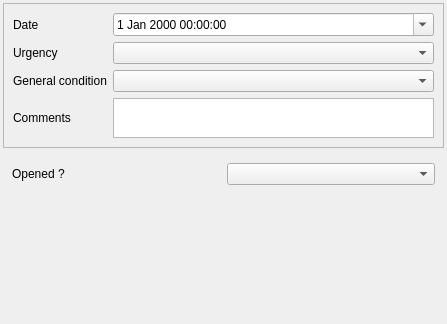
<?xml version="1.0" encoding="UTF-8"?>
<ui version="4.0">
 <class>Form_base3_ud</class>
 <widget class="QWidget" name="Form_base3_ud">
  <property name="geometry">
   <rect>
    <x>0</x>
    <y>0</y>
    <width>447</width>
    <height>324</height>
   </rect>
  </property>
  <property name="windowTitle">
   <string>Form</string>
  </property>
  <layout class="QVBoxLayout" name="verticalLayout">
   <property name="leftMargin">
    <number>3</number>
   </property>
   <property name="topMargin">
    <number>3</number>
   </property>
   <property name="rightMargin">
    <number>3</number>
   </property>
   <property name="bottomMargin">
    <number>3</number>
   </property>
   <item>
    <widget class="QFrame" name="frametoolwidg">
     <property name="frameShape">
      <enum>QFrame::StyledPanel</enum>
     </property>
     <property name="frameShadow">
      <enum>QFrame::Raised</enum>
     </property>
     <layout class="QGridLayout" name="gridLayout_3">
      <item row="0" column="0">
       <widget class="QLabel" name="label">
        <property name="text">
         <string>Date</string>
        </property>
        <property name="wordWrap">
         <bool>true</bool>
        </property>
       </widget>
      </item>
      <item row="1" column="0">
       <widget class="QLabel" name="label_5">
        <property name="text">
         <string>Urgency</string>
        </property>
        <property name="wordWrap">
         <bool>true</bool>
        </property>
       </widget>
      </item>
      <item row="0" column="1">
       <widget class="QDateTimeEdit" name="datetimeobservation">
        <property name="calendarPopup">
         <bool>true</bool>
        </property>
       </widget>
      </item>
      <item row="2" column="1">
       <widget class="QComboBox" name="conditionglobal"/>
      </item>
      <item row="2" column="0">
       <widget class="QLabel" name="label_21">
        <property name="text">
         <string>General condition</string>
        </property>
        <property name="wordWrap">
         <bool>true</bool>
        </property>
       </widget>
      </item>
      <item row="1" column="1">
       <widget class="QComboBox" name="gravity"/>
      </item>
      <item row="3" column="0">
       <widget class="QLabel" name="label_7">
        <property name="text">
         <string>Comments</string>
        </property>
        <property name="wordWrap">
         <bool>true</bool>
        </property>
       </widget>
      </item>
      <item row="3" column="1">
       <widget class="QTextEdit" name="comment">
        <property name="sizePolicy">
         <sizepolicy hsizetype="Expanding" vsizetype="Expanding">
          <horstretch>0</horstretch>
          <verstretch>0</verstretch>
         </sizepolicy>
        </property>
        <property name="maximumSize">
         <size>
          <width>16777215</width>
          <height>40</height>
         </size>
        </property>
       </widget>
      </item>
     </layout>
    </widget>
   </item>
   <item>
    <widget class="QStackedWidget" name="stackedWidget">
     <property name="currentIndex">
      <number>2</number>
     </property>
     <widget class="QWidget" name="page">
      <layout class="QGridLayout" name="gridLayout" columnstretch="1,5,1">
       <item row="5" column="1" colspan="2">
        <widget class="QTextEdit" name="textEdit_evolution">
         <property name="sizePolicy">
          <sizepolicy hsizetype="Expanding" vsizetype="Expanding">
           <horstretch>0</horstretch>
           <verstretch>0</verstretch>
          </sizepolicy>
         </property>
         <property name="maximumSize">
          <size>
           <width>16777215</width>
           <height>40</height>
          </size>
         </property>
        </widget>
       </item>
       <item row="1" column="1">
        <widget class="QSpinBox" name="spinBox_nombre">
         <property name="minimum">
          <number>-1</number>
         </property>
        </widget>
       </item>
       <item row="5" column="0">
        <widget class="QLabel" name="label_6">
         <property name="text">
          <string>Progression</string>
         </property>
         <property name="wordWrap">
          <bool>true</bool>
         </property>
        </widget>
       </item>
       <item row="1" column="0">
        <widget class="QLabel" name="label_2">
         <property name="text">
          <string>Number</string>
         </property>
         <property name="wordWrap">
          <bool>true</bool>
         </property>
        </widget>
       </item>
       <item row="1" column="2">
        <widget class="QToolButton" name="toolButton_calc_nb">
         <property name="text">
          <string/>
         </property>
         <property name="icon">
          <iconset>
           <normaloff>:/plugins/Lamia/icons/numpad.png</normaloff>:/plugins/Lamia/icons/numpad.png</iconset>
         </property>
        </widget>
       </item>
       <item row="6" column="1">
        <spacer name="verticalSpacer_2">
         <property name="orientation">
          <enum>Qt::Vertical</enum>
         </property>
         <property name="sizeHint" stdset="0">
          <size>
           <width>20</width>
           <height>40</height>
          </size>
         </property>
        </spacer>
       </item>
      </layout>
     </widget>
     <widget class="QWidget" name="page_2">
      <layout class="QGridLayout" name="gridLayout_2">
       <item row="0" column="0">
        <widget class="QStackedWidget" name="stackedWidget_2">
         <property name="currentIndex">
          <number>0</number>
         </property>
         <widget class="QWidget" name="page_6">
          <layout class="QGridLayout" name="gridLayout_5">
           <item row="0" column="0">
            <widget class="QLabel" name="label_10">
             <property name="text">
              <string>Cover condition</string>
             </property>
             <property name="wordWrap">
              <bool>true</bool>
             </property>
            </widget>
           </item>
           <item row="0" column="1">
            <widget class="QComboBox" name="conditioncover"/>
           </item>
           <item row="1" column="0">
            <widget class="QLabel" name="label_11">
             <property name="text">
              <string>Steps condition</string>
             </property>
             <property name="wordWrap">
              <bool>true</bool>
             </property>
            </widget>
           </item>
           <item row="3" column="0">
            <widget class="QLabel" name="label_13">
             <property name="text">
              <string>Culvert condition</string>
             </property>
             <property name="wordWrap">
              <bool>true</bool>
             </property>
            </widget>
           </item>
           <item row="1" column="1">
            <widget class="QComboBox" name="conditionstep"/>
           </item>
           <item row="2" column="0">
            <widget class="QLabel" name="label_12">
             <property name="text">
              <string>Manhole condition</string>
             </property>
             <property name="wordWrap">
              <bool>true</bool>
             </property>
            </widget>
           </item>
           <item row="2" column="1">
            <widget class="QComboBox" name="conditionmanhole"/>
           </item>
           <item row="3" column="1">
            <widget class="QComboBox" name="conditionculvert"/>
           </item>
           <item row="0" column="2">
            <widget class="QLabel" name="label_14">
             <property name="text">
              <string>H2S suspicion</string>
             </property>
             <property name="wordWrap">
              <bool>true</bool>
             </property>
            </widget>
           </item>
           <item row="0" column="3">
            <widget class="QComboBox" name="presenceh2s"/>
           </item>
           <item row="1" column="2">
            <widget class="QLabel" name="label_15">
             <property name="text">
              <string>Sedimentation</string>
             </property>
             <property name="wordWrap">
              <bool>true</bool>
             </property>
            </widget>
           </item>
           <item row="1" column="3">
            <widget class="QComboBox" name="presencesediments"/>
           </item>
           <item row="2" column="2">
            <widget class="QLabel" name="label_16">
             <property name="text">
              <string>Pressurized flow</string>
             </property>
             <property name="wordWrap">
              <bool>true</bool>
             </property>
            </widget>
           </item>
           <item row="2" column="3">
            <widget class="QComboBox" name="presencepressurizedflow"/>
           </item>
           <item row="3" column="2">
            <widget class="QLabel" name="label_17">
             <property name="text">
              <string>Maintenance opinion</string>
             </property>
             <property name="wordWrap">
              <bool>true</bool>
             </property>
            </widget>
           </item>
           <item row="3" column="3">
            <widget class="QComboBox" name="maintenanceopinion"/>
           </item>
          </layout>
         </widget>
         <widget class="QWidget" name="page_5">
          <layout class="QGridLayout" name="gridLayout_8"/>
         </widget>
        </widget>
       </item>
      </layout>
     </widget>
     <widget class="QWidget" name="page_3">
      <layout class="QGridLayout" name="gridLayout_4">
       <item row="0" column="1">
        <widget class="QComboBox" name="equipmentopenclose"/>
       </item>
       <item row="0" column="0">
        <widget class="QLabel" name="label_9">
         <property name="text">
          <string>Opened ?</string>
         </property>
        </widget>
       </item>
       <item row="1" column="1">
        <spacer name="verticalSpacer_3">
         <property name="orientation">
          <enum>Qt::Vertical</enum>
         </property>
         <property name="sizeHint" stdset="0">
          <size>
           <width>20</width>
           <height>40</height>
          </size>
         </property>
        </spacer>
       </item>
      </layout>
     </widget>
    </widget>
   </item>
   <item>
    <spacer name="verticalSpacer">
     <property name="orientation">
      <enum>Qt::Vertical</enum>
     </property>
     <property name="sizeHint" stdset="0">
      <size>
       <width>20</width>
       <height>40</height>
      </size>
     </property>
    </spacer>
   </item>
  </layout>
 </widget>
 <resources/>
 <connections/>
</ui>
